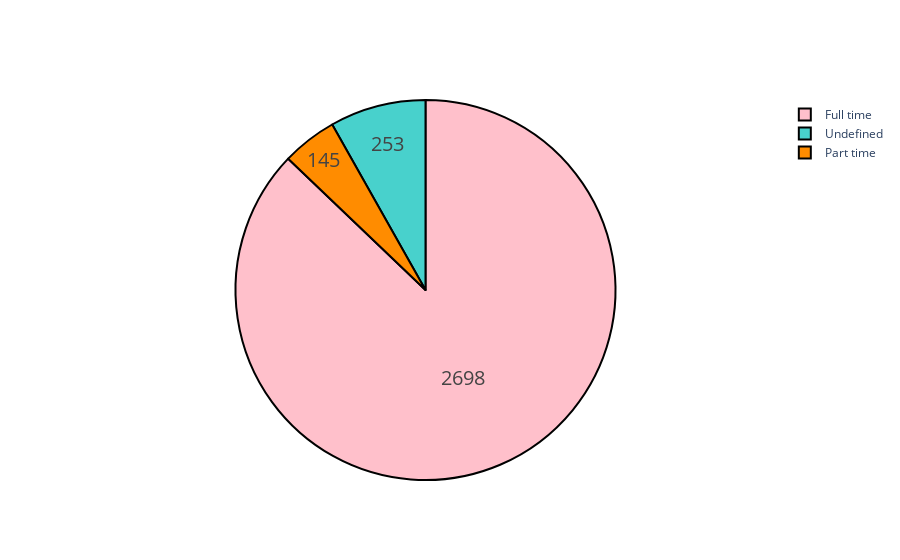

The notebook cell this image was saved under:
### Markdown cell above
### Styled pie chart: Full time or Part time job?
#### # URL reference: https://plot.ly/python/pie-charts/

### Code cell
colors = ['pink', 'mediumturquoise', 'darkorange', 'lightgreen']
fig = go.Figure(data=[go.Pie(labels=labels, 
                             values=valueCounts)])
fig.update_traces(hoverinfo='label+percent', textinfo='value', textfont_size=20,
                  marker=dict(colors=colors, line=dict(color='#000000', width=2)))
fig.show()

### Figure 1 — Plotly figure (JSON) as saved in the notebook; plotly's stock layout.template omitted (floating-point values rounded to 4 significant figures)
{"data": [{"hoverinfo": "label+percent", "labels": ["Full time", "Undefined", "Part time"], "marker": {"colors": ["pink", "mediumturquoise", "darkorange", "lightgreen"], "line": {"color": "#000000", "width": 2}}, "textfont": {"size": 20}, "textinfo": "value", "type": "pie", "values": [2698, 253, 145]}], "layout": {}}
